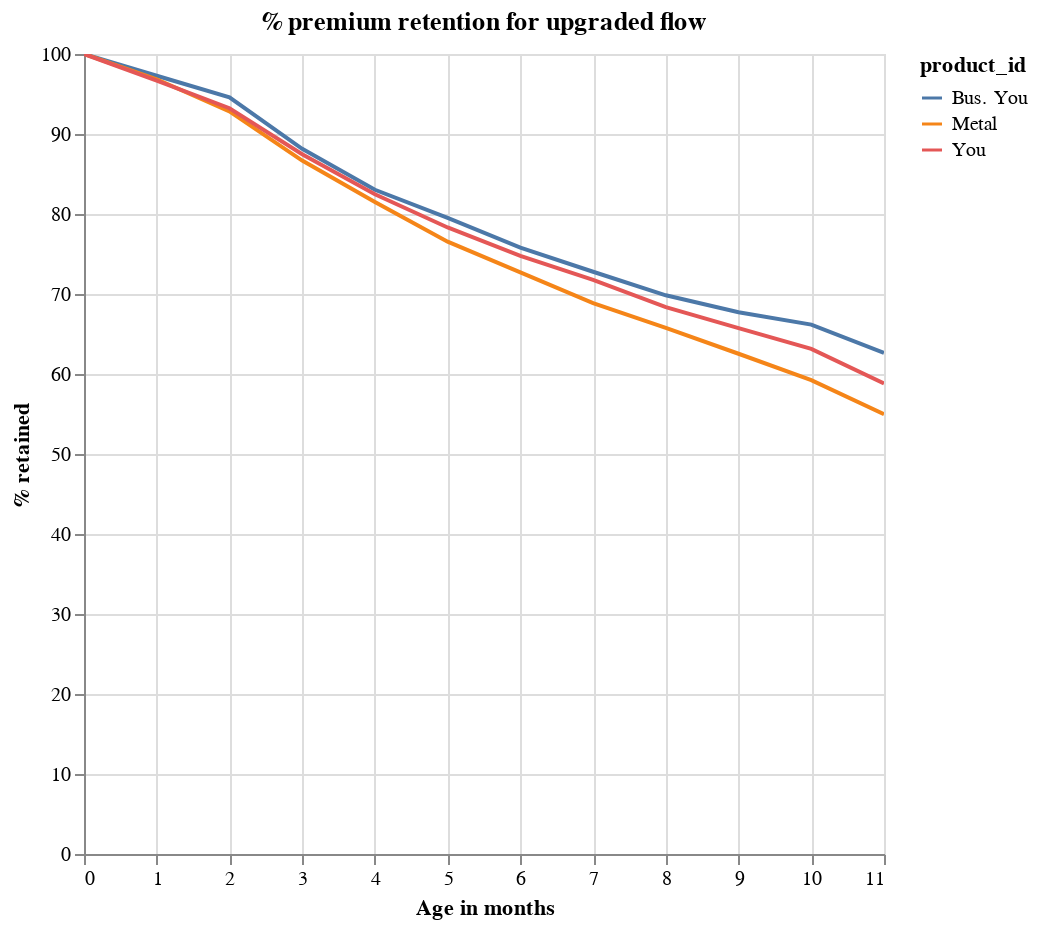

The notebook cell this image was saved under:
### Markdown cell above
### Within year retention is much better for upgraders than for signups!

### Code cell
signup = sample.loc[sample["enter_reason"] == "UPGRADED", :]

# create cohorts.
signup["cohort"] = pd.to_datetime(signup["subscription_valid_from"]).dt.to_period("M")

signup = (
    signup.groupby(["cohort", "age", "product_id"])["user_id"].nunique().reset_index()
)

signup["cohort_size"] = signup.groupby(["product_id", "cohort"])["user_id"].transform(
    "max"
)
signup["perc"] = 100 * signup["user_id"] / signup["cohort_size"]

# average over cohorts.
signup = signup.groupby(["product_id", "age"])["perc"].agg("mean").reset_index()


alt.Chart(signup.loc[signup["age"] < 12, :]).mark_line().encode(
    x=alt.X("age:Q", axis=alt.Axis(title="Age in months")),
    y=alt.Y("perc:Q", axis=alt.Axis(title="% retained")),
    color="product_id:N",
    tooltip=["age", "product_id", "perc"],
).properties(
    title="% premium retention for upgraded flow", width=400, height=400
).interactive()

### Figure 1 — Vega-Lite specification as saved in the notebook (floating-point values rounded to 4 significant figures)
{"config": {"view": {"continuousWidth": 400, "continuousHeight": 300}}, "data": {"name": "data-bfb205820f7161bd054907e0d42b1e81"}, "mark": "line", "encoding": {"color": {"type": "nominal", "field": "product_id"}, "tooltip": [{"type": "quantitative", "field": "age"}, {"type": "nominal", "field": "product_id"}, {"type": "quantitative", "field": "perc"}], "x": {"type": "quantitative", "axis": {"title": "Age in months"}, "field": "age"}, "y": {"type": "quantitative", "axis": {"title": "% retained"}, "field": "perc"}}, "height": 400, "selection": {"selector002": {"type": "interval", "bind": "scales", "encodings": ["x", "y"]}}, "title": "% premium retention for upgraded flow", "width": 400, "$schema": "https://vega.github.io/schema/vega-lite/v4.0.2.json", "datasets": {"data-bfb205820f7161bd054907e0d42b1e81": [{"product_id": "Bus. You", "age": 0, "perc": 100.0}, {"product_id": "Bus. You", "age": 1, "perc": 97.28}, {"product_id": "Bus. You", "age": 2, "perc": 94.57}, {"product_id": "Bus. You", "age": 3, "perc": 88.15}, {"product_id": "Bus. You", "age": 4, "perc": 83.03}, {"product_id": "Bus. You", "age": 5, "perc": 79.51}, {"product_id": "Bus. You", "age": 6, "perc": 75.81}, {"product_id": "Bus. You", "age": 7, "perc": 72.78}, {"product_id": "Bus. You", "age": 8, "perc": 69.84}, {"product_id": "Bus. You", "age": 9, "perc": 67.73}, {"product_id": "Bus. You", "age": 10, "perc": 66.17}, {"product_id": "Bus. You", "age": 11, "perc": 62.65}, {"product_id": "Metal", "age": 0, "perc": 100.0}, {"product_id": "Metal", "age": 1, "perc": 96.84}, {"product_id": "Metal", "age": 2, "perc": 92.82}, {"product_id": "Metal", "age": 3, "perc": 86.68}, {"product_id": "Metal", "age": 4, "perc": 81.49}, {"product_id": "Metal", "age": 5, "perc": 76.54}, {"product_id": "Metal", "age": 6, "perc": 72.7}, {"product_id": "Metal", "age": 7, "perc": 68.86}, {"product_id": "Metal", "age": 8, "perc": 65.77}, {"product_id": "Metal", "age": 9, "perc": 62.53}, {"product_id": "Metal", "age": 10, "perc": 59.23}, {"product_id": "Metal", "age": 11, "perc": 54.96}, {"product_id": "You", "age": 0, "perc": 100.0}, {"product_id": "You", "age": 1, "perc": 96.66}, {"product_id": "You", "age": 2, "perc": 93.23}, {"product_id": "You", "age": 3, "perc": 87.48}, {"product_id": "You", "age": 4, "perc": 82.47}, {"product_id": "You", "age": 5, "perc": 78.32}, {"product_id": "You", "age": 6, "perc": 74.76}, {"product_id": "You", "age": 7, "perc": 71.77}, {"product_id": "You", "age": 8, "perc": 68.36}, {"product_id": "You", "age": 9, "perc": 65.74}, {"product_id": "You", "age": 10, "perc": 63.14}, {"product_id": "You", "age": 11, "perc": 58.82}]}}
